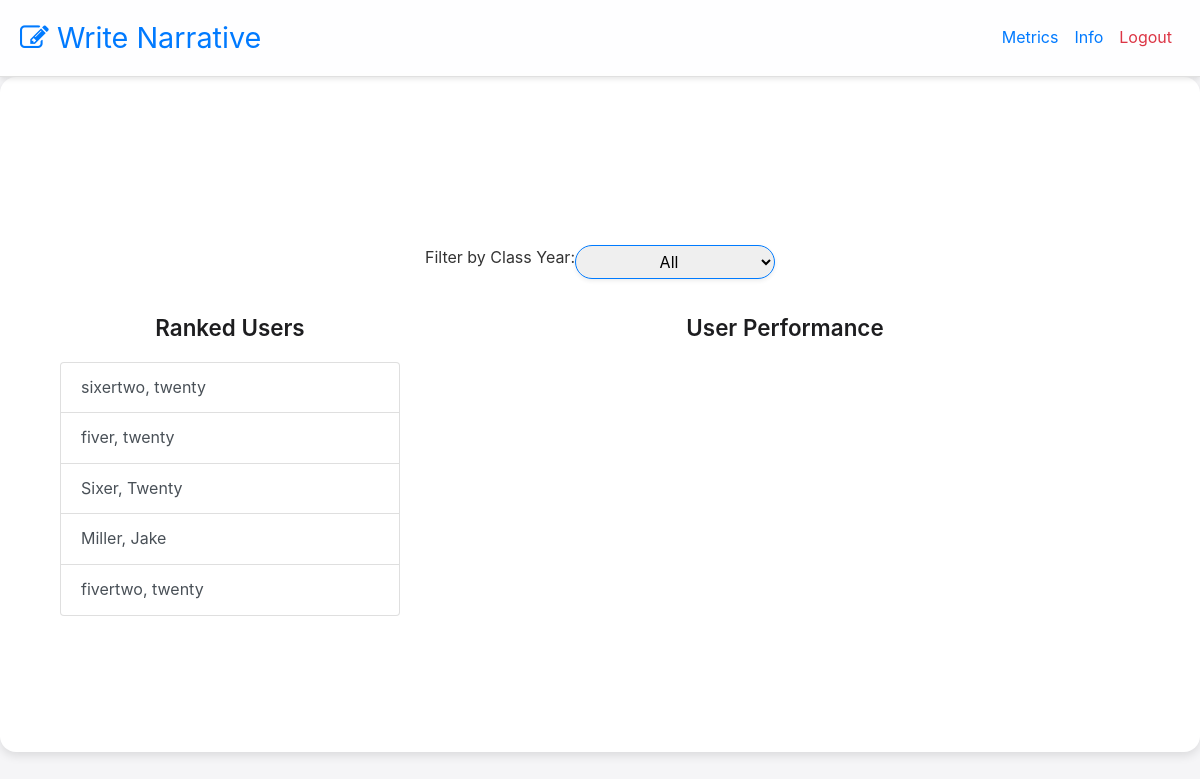
The app's page /phase-two (signed in) with its own data.
### website/models.py (models this page shows)
class Stratification(db.Model):
    id = db.Column(db.Integer, primary_key=True)
    overall_elo = db.Column(db.Integer)
    duty_perform_elo = db.Column(db.Integer)
    professionalism_elo = db.Column(db.Integer)
    leadership_elo = db.Column(db.Integer)
    character_elo = db.Column(db.Integer)
    num_comparisons = db.Column(db.Integer, default=0) #used to balance user comparisons
    comparison_history = db.Column(JSON, default=list)  # New field to track comparisons
    user_id = db.Column(db.Integer, db.ForeignKey('user.id'))

class User(db.Model, UserMixin):
    id = db.Column(db.Integer, primary_key=True)
    email = db.Column(db.String(150), unique=True)
    password = db.Column(db.String(150))
    first_name = db.Column(db.String(150))
    last_name = db.Column(db.String(150))
    notes = db.relationship('Note')
    supervisor_notes = db.relationship('Supervisor_Notes')
    feedback = db.relationship('Feedback')
    stratification = db.relationship('Stratification')
    info = db.relationship('Info')

### website/views.py (the view, shortened to what this page needs)
@views.route('/phase-two', methods=['GET', 'POST'])
@login_required
def phase_two():
    class_year = request.args.get('class_year', type=int)
    selected_user_id = request.args.get('selected_user', type=int)
    action = request.form.get('action')
    page = request.args.get('page', 1, type=int)
    admin_info = Info.query.filter_by(user_id=current_user.id).first()
    if not admin_info:
        return "Unauthorized Access", 403
    class_years = [row[0] for row in db.session.query(Info.class_year).distinct().order_by(Info.class_year.asc()).all()]
    query = db.session.query(
        User.id,
        User.first_name,
        User.last_name,
        Stratification.overall_elo,
        Note.data.label("note_data"),
        Supervisor_Notes.data.label("supervisor_data")
    ).join(Info, User.id == Info.user_id) \
        .join(Stratification, User.id == Stratification.user_id, isouter=True) \
        .join(Note, User.id == Note.user_id, isouter=True) \
        .join(Supervisor_Notes, User.id == Supervisor_Notes.user_id, isouter=True) \
        .filter(Info.squadron == admin_info.squadron)
    if class_year:
        query = query.filter(Info.class_year == class_year)
    query = query.order_by(Stratification.overall_elo.desc().nullslast(), User.last_name, User.first_name)
    users_paginated = query.paginate(page=page, error_out=False)
    users = users_paginated.items
    all_users = query.all()
    selected_user = None
    above_user = None
    below_user = None
    return render_template(
        "phase_two.html",
        users=users,
        selected_user=selected_user,
        above_user=above_user,
        below_user=below_user,
        class_year=class_year,
        class_years=class_years,
        pagination=users_paginated
    )

### website/templates/phase_two.html (shortened to what this page needs)
{% extends "base.html" %}
{% block content %}
<div class="container mt-5">
    <div class="row">
        <div class="col-md-12">
            <form method="GET" class="mb-3 d-flex justify-content-center">
                <label for="class_year" class="me-2 fw-bold">Filter by Class Year:  </label>
                <select name="class_year" id="class_year" class="form-select w-auto rounded-pill shadow-sm border-primary text-center" style="min-width: 200px;"  onchange="this.form.submit()">
                    <option value="">All</option>
                </select>
            </form>
        </div>
    </div>
    <div class="row">
        <div class="col-md-4">
            <h3 class="text-center">Ranked Users</h3>
            <div class="list-group">
                {% for user in users %}
                    <a href="?class_year={{ class_year }}&selected_user={{ user.id }}"
                       class="list-group-item list-group-item-action
                              {% if selected_user and selected_user.id == user.id %}active{% endif %}">
                        {{ user.last_name }}, {{ user.first_name }}
                    </a>
                {% endfor %}
            </div>
        </div>
        <div class="col-md-8">
            <h3 class="text-center">User Performance</h3>
        </div>
    </div>
</div>
{% endblock %}

### website/static/css/styles.css (style rules this page uses)
* { margin: 0; padding: 0; box-sizing: border-box; }
body { font-family: -apple-system, BlinkMacSystemFont, "Segoe UI", "Helvetica Neue", Arial, sans-serif; font-size: 16px; background-color: #f5f5f7; color: #333333; line-height: 1.6; margin: 0; padding: 0; }
h1, h2, h3, h4 { font-weight: 600; color: #1d1d1f; margin: 20px 0; }
h3, h4 { font-size: 1.4rem; }
a { color: #007aff; text-decoration: none; }
.container { max-width: 1200px; margin: 0 auto; padding: 40px 20px; }

### records on screen
Stratification: last_name "sixertwo", first_name "twenty"
Stratification: last_name "fiver", first_name "twenty"
Stratification: last_name "Sixer", first_name "Twenty"
Stratification: last_name "Miller", first_name "Jake"
Stratification: last_name "fivertwo", first_name "twenty"
